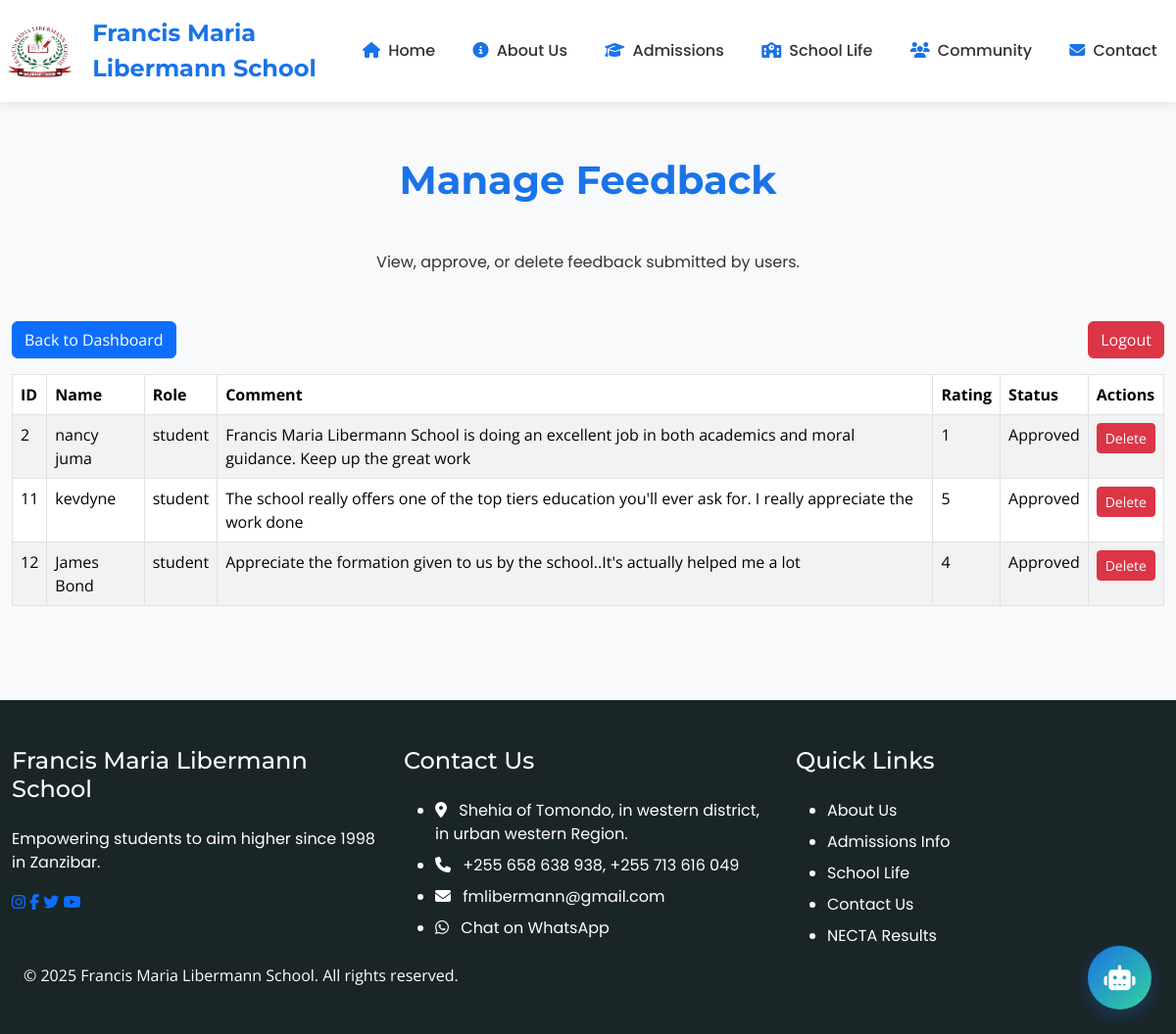
Page /admin/feedback (signed in) on the earlier database version.
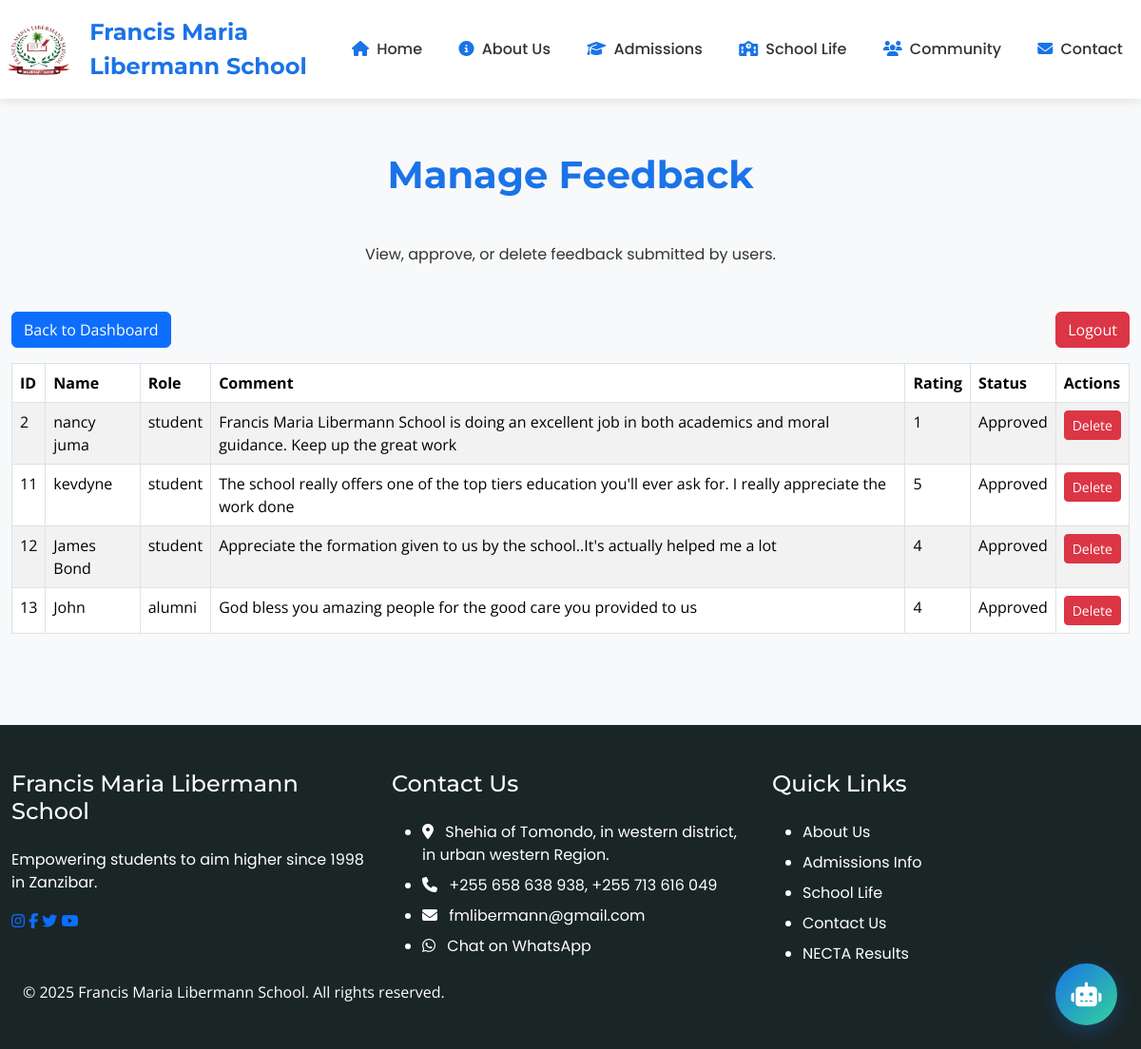
Same page on the later database version.
### app/models.py (models this page shows, shortened)
class Feedback(db.Model):
    id = db.Column(db.Integer, primary_key=True)
    name = db.Column(db.String(100), nullable=False)
    role = db.Column(db.String(50), nullable=False)
    comment = db.Column(db.Text, nullable=False)
    rating = db.Column(db.Integer, nullable=False)
    approved = db.Column(db.Boolean, default=False)
    created_at = db.Column(db.DateTime, default=datetime.utcnow)

### app/routes.py (the view, shortened to what this page needs)
@main.route('/admin/feedback', methods=['GET', 'POST'])
@login_required
def admin_feedback():
    feedbacks = Feedback.query.all()
    return render_template('admin_feedback.html', feedbacks=feedbacks)

### app/templates/admin_feedback.html (shortened to what this page needs)
{% extends "base.html" %}
{% block content %}
<section class="section bg-light">
    <div class="container">
        <h2 class="section-title">Manage Feedback</h2>
        <p class="text-center mb-5">View, approve, or delete feedback submitted by users.</p>
        <div class="row mb-3">
            <div class="col-md-12">
                <a href="{{ url_for('main.admin_dashboard') }}" class="btn btn-primary">Back to Dashboard</a>
                <a href="{{ url_for('main.admin_logout') }}" class="btn btn-danger float-end">Logout</a>
            </div>
        </div>
        <div class="row">
            <div class="col-md-12">
                <table class="table table-bordered table-striped">
                    <thead>
                        <tr>
                            <th>ID</th>
                            <th>Name</th>
                            <th>Role</th>
                            <th>Comment</th>
                            <th>Rating</th>
                            <th>Status</th>
                            <th>Actions</th>
                        </tr>
                    </thead>
                    <tbody>
                        {% for feedback in feedbacks %}
                        <tr>
                            <td>{{ feedback.id }}</td>
                            <td>{{ feedback.name }}</td>
                            <td>{{ feedback.role }}</td>
                            <td>{{ feedback.comment }}</td>
                            <td>{{ feedback.rating }}</td>
                            <td>{{ 'Approved' if feedback.approved else 'Pending' }}</td>
                            <td>
                                <form method="POST" style="display:inline;">
                                    <button type="submit" name="action" value="delete" class="btn btn-danger btn-sm" onclick="return confirm('Are you sure you want to delete this feedback?');">Delete</button>
                                </form>
                            </td>
                        </tr>
                        {% endfor %}
                    </tbody>
                </table>
            </div>
        </div>
    </div>
</section>
{% endblock %}

### app/templates/base.html (shortened to what this page needs)
<!DOCTYPE html>
<html lang="en">
<head>
    <link rel="stylesheet" href="https://cdnjs.cloudflare.com/ajax/libs/font-awesome/6.5.1/css/all.min.css">
    <link href="https://cdn.jsdelivr.net/npm/bootstrap@5.3.3/dist/css/bootstrap.min.css" rel="stylesheet">
    <link rel="stylesheet" href="https://unpkg.com/aos@2.3.1/dist/aos.css">
    <link rel="stylesheet" href="{{ url_for('static', filename='styles.css') }}">
</head>
<body>
    <div id="content" style="display: none;">
        <nav class="navbar navbar-expand-lg navbar-light fixed-top" id="mainNav">
            <div class="container">
                <a class="navbar-brand" href="{{ url_for('main.index') }}" data-translate="Francis Maria Libermann School">
                    <img src="{{ url_for('static', filename='assets/logo.jpeg') }}" alt="FML Logo">
                    Francis Maria <br> Libermann School
                </a>
                <div class="collapse navbar-collapse" id="navbarNav">
                    <ul class="navbar-nav ms-auto">
                        <li class="nav-item">
                            <a class="nav-link {% if current_page == 'index' %}active{% endif %}" href="{{ url_for('main.index') }}" data-translate="Home">
                                <i class="fas fa-home me-1"></i> Home
                            </a>
                        </li>
                        <li class="nav-item">
                            <a class="nav-link {% if current_page == 'about' %}active{% endif %}" href="{{ url_for('main.index') }}about" data-translate="About Us">
                                <i class="fas fa-info-circle me-1"></i> About Us
                            </a>
                        </li>
                        <li class="nav-item">
                            <a class="nav-link {% if current_page == 'admissions' %}active{% endif %}" href="{{ url_for('main.admissions') }}" data-translate="Admissions">
                                <i class="fas fa-graduation-cap me-1"></i> Admissions
                            </a>
                        </li>
                        <li class="nav-item">
                            <a class="nav-link {% if current_page == 'school-life' %}active{% endif %}" href="{{ url_for('main.school_life') }}" data-translate="School Life">
                                <i class="fas fa-school me-1"></i> School Life
                            </a>
                        </li>
                        <li class="nav-item">
                            <a class="nav-link {% if current_page == 'community' %}active{% endif %}" href="{{ url_for('main.community') }}" data-translate="Community">
                                <i class="fas fa-users me-1"></i> Community
                            </a>
                        </li>
                        <li class="nav-item">
                            <a class="nav-link {% if current_page == 'contact' %}active{% endif %}" href="{{ url_for('main.contact') }}" data-translate="Contact">
                                <i class="fas fa-envelope me-1"></i> Contact
                            </a>
                        </li>
                    </ul>
                </div>
            </div>
        </nav>
        {% block content %}{% endblock %}
        <footer class="footer">
            <div class="container">
                <div class="row">
                    <div class="col-lg-4 mb-4 mb-lg-0">
                        <h4 data-translate="Francis Maria Libermann School">Francis Maria Libermann School</h4>
                        <p data-translate="Empowering students to aim higher since 1998 in Zanzibar.">
                            Empowering students to aim higher since 1998 in Zanzibar.
                        </p>
                        <div class="social-links">
                            <a href="https://www.instagram.com/fmlibermann/?hl=en" target="_blank" aria-label="Instagram"><i class="fab fa-instagram"></i></a>
                            <a href="#" aria-label="Facebook"><i class="fab fa-facebook-f"></i></a>
                            <a href="#" aria-label="Twitter"><i class="fab fa-twitter"></i></a>
                            <a href="#" aria-label="YouTube"><i class="fab fa-youtube"></i></a>
                        </div>
                    </div>
                    <div class="col-lg-4 mb-4 mb-lg-0">
                        <h4 data-translate="Contact Us">Contact Us</h4>
                        <ul class="footer-links">
                            <li><i class="fas fa-map-marker-alt me-2" aria-hidden="true"></i> <span data-translate="Shehia of Tomondo, in western district, in urban western Region.">Shehia of Tomondo, in western district, in urban western Region.</span></li>
                            <li><i class="fas fa-phone me-2" aria-hidden="true"></i> <span data-translate="+255 658 638 938, +255 713 616 049">+255 658 638 938, +255 713 616 049</span></li>
                            <li><i class="fas fa-envelope me-2" aria-hidden="true"></i>
                                <a href="{{ url_for('main.contact') }}" data-translate="Contact Us">fmlibermann@gmail.com</a>
                            </li>
                            <li><i class="fab fa-whatsapp me-2" aria-hidden="true"></i> <a href="https://wa.me/255713616049?text=Hello,%20I%20need%20assistance%20with%20Francis%20Maria%20Libermann%20School!" target="_blank" data-translate="Chat on WhatsApp">Chat on WhatsApp</a></li>
                        </ul>
                    </div>
                    <div class="col-lg-4">
                        <h4 data-translate="Quick Links">Quick Links</h4>
                        <ul class="footer-links">
                            <li><a href="{{ url_for('main.index') }}about" data-translate="About Us">About Us</a></li>
                            <li><a href="{{ url_for('main.admissions') }}" data-translate="Admissions Info">Admissions Info</a></li>
                            <li><a href="{{ url_for('main.school_life') }}" data-translate="School Life">School Life</a></li>
                            <li><a href="{{ url_for('main.contact') }}" data-translate="Contact Us">Contact Us</a></li>
                            <li><a href="https://matokeo.necta.go.tz/" target="_blank" data-translate="NECTA Results">NECTA Results</a></li>
                        </ul>
                    </div>
                </div>
                <div class="copyright" data-translate="© 2025 Francis Maria Libermann School. All rights reserved.">
                    © 2025 Francis Maria Libermann School. All rights reserved.
                </div>
            </div>
        </footer>
        <div class="chatbot">
            <button class="chatbot-toggle" id="chatbotToggle" aria-label="Open Chatbot">
                <i class="fas fa-robot" aria-hidden="true"></i>
            </button>
        </div>
    </div>
</body>
</html>

### app/static/styles.css (style rules this page uses)
.navbar-collapse.collapse:not(.show) { display: block !important; }
.navbar .container { padding-left: 0; padding-right: 0; max-width: 100%; }
:root { --container-padding: 1.5rem; }
body { font-family: 'Open Sans', sans-serif; color: #333; margin: 0; padding: 80px 0 0 0; overflow-x: hidden; overflow-y: hidden; transition: overflow-y 0.3s ease; line-height: 1.5; }
body.loaded { overflow-y: auto; }
.container { width: 100%; max-width: 1200px; margin: 0 auto; padding: 0 var(--container-padding); }
h1, h2, h3, h4, h5, h6 { font-family: 'Montserrat', sans-serif; margin-bottom: 1rem; }
p, a, li { font-family: 'Poppins', sans-serif; }
#content { opacity: 0; transition: opacity 0.5s ease; }
#content.visible { opacity: 1; }
.navbar { transition: all 0.3s ease; background: rgba(255, 255, 255, 0.95); box-shadow: 0 2px 10px rgba(0, 0, 0, 0.1); position: fixed; width: 100%; z-index: 1000; }
.navbar-brand { font-family: 'Montserrat', sans-serif; font-weight: 700; font-size: 1.5rem; color: #1a73e8 !important; transition: color 0.3s ease; display: flex; align-items: center; }
.navbar-brand img { height: 65px; margin-right: 12px; margin-left: 0; padding-left: 0; display: inline-block; vertical-align: middle; transition: height 0.3s ease; }
.nav-item { position: relative; }
.nav-link { font-family: 'Poppins', sans-serif; font-weight: 500; font-size: 1rem; color: #333 !important; padding: 10px 15px; transition: color 0.3s ease; position: relative; display: inline-block; }
.nav-link i { color: #1a73e8; transition: color 0.3s ease; }
.nav-link::after { content: ''; position: absolute; width: 0; height: 2px; bottom: 0; left: 0; background-color: #1a73e8; transition: width 0.3s ease; }
.section { padding: clamp(3rem, 8vw, 5rem) 0; }
.section-title { font-size: clamp(2rem, 4vw, 2.5rem); font-weight: 700; text-align: center; margin-bottom: clamp(2rem, 6vw, 3rem); color: #1a73e8; line-height: 1.2; }
.row { display: flex; flex-wrap: wrap; margin: 0 calc(var(--container-padding) * -1); }
.footer { background: #1a2526; color: #fff; padding: 3rem 0; }
.footer h4 { font-size: 1.5rem; margin-bottom: 1.5rem; }
.footer-links li { margin-bottom: 0.5rem; }
.footer-links a { color: #fff; text-decoration: none; transition: color 0.3s ease; }
.chatbot { position: fixed; bottom: 25px; right: 25px; z-index: 1000; }
.chatbot-toggle { background: linear-gradient(135deg, #1a73e8, #34d399); border: none; border-radius: 50%; width: 65px; height: 65px; color: white; font-size: 1.6rem; cursor: pointer; box-shadow: 0 6px 20px rgba(26, 115, 232, 0.3); transition: all 0.4s cubic-bezier(0.175, 0.885, 0.32, 1.275); display: flex; align-items: center; justify-content: center; position: relative; overflow: hidden; }
.chatbot-toggle::before { content: ''; position: absolute; top: 0; left: -100%; width: 100%; height: 100%; background: linear-gradient(90deg, transparent, rgba(255,255,255,0.3), transparent); transition: left 0.6s; }
.navbar-nav { display: flex; align-items: center; width: 100%; }
.navbar-brand { font-family: 'Montserrat', sans-serif; font-weight: 700; font-size: 1.5rem; color: #1a73e8 !important; transition: color 0.3s ease; display: flex; align-items: center; padding: 0.5rem 0; }
.navbar-brand img { height: 65px; margin-right: 12px; transition: height 0.3s ease; }
.navbar-nav .nav-item { margin: 0 0.3rem; }
.navbar-nav .nav-link { padding: 10px 16px !important; border-radius: 8px; transition: all 0.3s ease; }
@media (min-width: 992px) { .navbar-nav { justify-content: flex-end; } }
@media (min-width: 992px) { .navbar-nav .nav-item:not(.contact-item) { margin: 0 0.2rem; } }
html { height: 100%; }
body { min-height: 100%; display: flex; flex-direction: column; }
#content { flex: 1 0 auto; display: flex; flex-direction: column; }
.footer { flex-shrink: 0; margin-top: auto; }

Differences in the rows shown:
added Feedback: id "13", name "John", role "alumni", comment "God bless you amazing people for the good care you provided to us", rating "4", approved "Approved"
